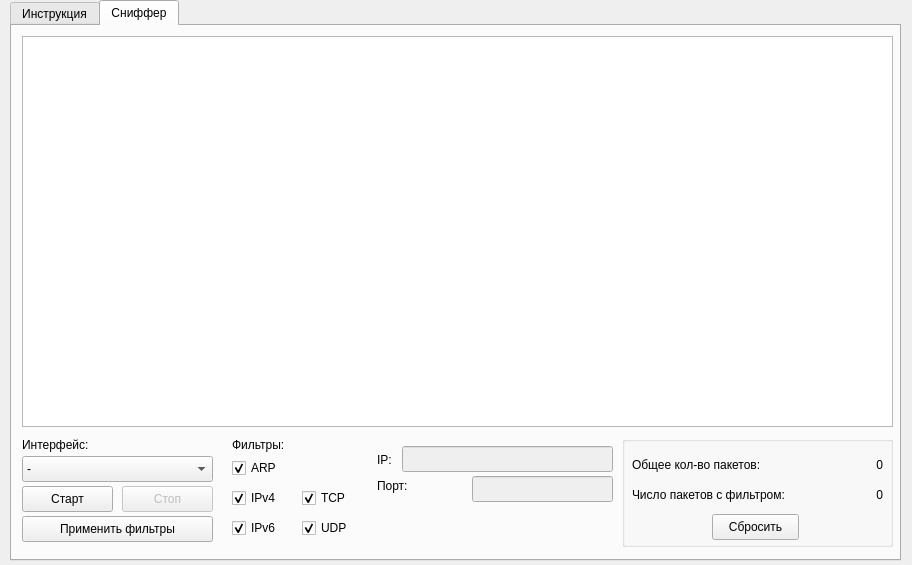
<?xml version="1.0" encoding="UTF-8"?>
<ui version="4.0">
 <class>Widget</class>
 <widget class="QWidget" name="Widget">
  <property name="geometry">
   <rect>
    <x>0</x>
    <y>0</y>
    <width>912</width>
    <height>565</height>
   </rect>
  </property>
  <property name="windowTitle">
   <string>Widget</string>
  </property>
  <widget class="QTabWidget" name="tabWidget">
   <property name="geometry">
    <rect>
     <x>10</x>
     <y>0</y>
     <width>891</width>
     <height>561</height>
    </rect>
   </property>
   <property name="currentIndex">
    <number>1</number>
   </property>
   <widget class="QWidget" name="settings_tab">
    <attribute name="title">
     <string>Инструкция</string>
    </attribute>
   </widget>
   <widget class="QWidget" name="tab">
    <attribute name="title">
     <string>Сниффер</string>
    </attribute>
    <widget class="QPlainTextEdit" name="logTable">
     <property name="enabled">
      <bool>true</bool>
     </property>
     <property name="geometry">
      <rect>
       <x>10</x>
       <y>10</y>
       <width>871</width>
       <height>391</height>
      </rect>
     </property>
     <property name="readOnly">
      <bool>true</bool>
     </property>
    </widget>
    <widget class="QComboBox" name="interface_choose">
     <property name="geometry">
      <rect>
       <x>10</x>
       <y>430</y>
       <width>191</width>
       <height>26</height>
      </rect>
     </property>
     <item>
      <property name="text">
       <string>-</string>
      </property>
     </item>
    </widget>
    <widget class="QLabel" name="label">
     <property name="geometry">
      <rect>
       <x>10</x>
       <y>410</y>
       <width>121</width>
       <height>18</height>
      </rect>
     </property>
     <property name="text">
      <string>Интерфейс:</string>
     </property>
    </widget>
    <widget class="QPushButton" name="startButton">
     <property name="geometry">
      <rect>
       <x>10</x>
       <y>460</y>
       <width>91</width>
       <height>26</height>
      </rect>
     </property>
     <property name="text">
      <string>Старт</string>
     </property>
    </widget>
    <widget class="QPushButton" name="stopButton">
     <property name="enabled">
      <bool>false</bool>
     </property>
     <property name="geometry">
      <rect>
       <x>110</x>
       <y>460</y>
       <width>91</width>
       <height>26</height>
      </rect>
     </property>
     <property name="text">
      <string>Стоп</string>
     </property>
     <property name="checkable">
      <bool>false</bool>
     </property>
    </widget>
    <widget class="QCheckBox" name="ARP_box">
     <property name="geometry">
      <rect>
       <x>220</x>
       <y>430</y>
       <width>92</width>
       <height>24</height>
      </rect>
     </property>
     <property name="text">
      <string>ARP</string>
     </property>
     <property name="checked">
      <bool>true</bool>
     </property>
    </widget>
    <widget class="QCheckBox" name="IPv4_box">
     <property name="geometry">
      <rect>
       <x>220</x>
       <y>460</y>
       <width>92</width>
       <height>24</height>
      </rect>
     </property>
     <property name="text">
      <string>IPv4</string>
     </property>
     <property name="checked">
      <bool>true</bool>
     </property>
    </widget>
    <widget class="QCheckBox" name="IPv6_box">
     <property name="geometry">
      <rect>
       <x>220</x>
       <y>490</y>
       <width>92</width>
       <height>24</height>
      </rect>
     </property>
     <property name="text">
      <string>IPv6</string>
     </property>
     <property name="checked">
      <bool>true</bool>
     </property>
    </widget>
    <widget class="QCheckBox" name="TCP_box">
     <property name="geometry">
      <rect>
       <x>290</x>
       <y>460</y>
       <width>92</width>
       <height>24</height>
      </rect>
     </property>
     <property name="text">
      <string>TCP</string>
     </property>
     <property name="checked">
      <bool>true</bool>
     </property>
    </widget>
    <widget class="QCheckBox" name="UDP_box">
     <property name="geometry">
      <rect>
       <x>290</x>
       <y>490</y>
       <width>92</width>
       <height>24</height>
      </rect>
     </property>
     <property name="text">
      <string>UDP</string>
     </property>
     <property name="checked">
      <bool>true</bool>
     </property>
    </widget>
    <widget class="QLineEdit" name="IP_LineEdit">
     <property name="enabled">
      <bool>false</bool>
     </property>
     <property name="geometry">
      <rect>
       <x>390</x>
       <y>420</y>
       <width>211</width>
       <height>26</height>
      </rect>
     </property>
    </widget>
    <widget class="QLabel" name="label_2">
     <property name="geometry">
      <rect>
       <x>220</x>
       <y>410</y>
       <width>121</width>
       <height>18</height>
      </rect>
     </property>
     <property name="text">
      <string>Фильтры:</string>
     </property>
    </widget>
    <widget class="QLineEdit" name="Port_LineEdit">
     <property name="enabled">
      <bool>false</bool>
     </property>
     <property name="geometry">
      <rect>
       <x>460</x>
       <y>450</y>
       <width>141</width>
       <height>26</height>
      </rect>
     </property>
    </widget>
    <widget class="QLabel" name="label_3">
     <property name="geometry">
      <rect>
       <x>365</x>
       <y>425</y>
       <width>31</width>
       <height>18</height>
      </rect>
     </property>
     <property name="text">
      <string>IP:</string>
     </property>
    </widget>
    <widget class="QLabel" name="label_4">
     <property name="geometry">
      <rect>
       <x>365</x>
       <y>450</y>
       <width>41</width>
       <height>20</height>
      </rect>
     </property>
     <property name="text">
      <string>Порт:</string>
     </property>
    </widget>
    <widget class="QPushButton" name="filters_Button">
     <property name="geometry">
      <rect>
       <x>10</x>
       <y>490</y>
       <width>191</width>
       <height>26</height>
      </rect>
     </property>
     <property name="text">
      <string>Применить фильтры</string>
     </property>
    </widget>
    <widget class="QGroupBox" name="groupBox">
     <property name="geometry">
      <rect>
       <x>610</x>
       <y>410</y>
       <width>271</width>
       <height>111</height>
      </rect>
     </property>
     <property name="title">
      <string/>
     </property>
     <widget class="QLabel" name="label_5">
      <property name="geometry">
       <rect>
        <x>10</x>
        <y>20</y>
        <width>161</width>
        <height>18</height>
       </rect>
      </property>
      <property name="text">
       <string>Общее кол-во пакетов:</string>
      </property>
     </widget>
     <widget class="QLabel" name="label_6">
      <property name="geometry">
       <rect>
        <x>10</x>
        <y>50</y>
        <width>191</width>
        <height>18</height>
       </rect>
      </property>
      <property name="text">
       <string>Число пакетов с фильтром:</string>
      </property>
     </widget>
     <widget class="QPushButton" name="resetinfo_Button">
      <property name="geometry">
       <rect>
        <x>90</x>
        <y>78</y>
        <width>87</width>
        <height>26</height>
       </rect>
      </property>
      <property name="text">
       <string>Сбросить</string>
      </property>
     </widget>
     <widget class="QLabel" name="packet_count_label">
      <property name="geometry">
       <rect>
        <x>180</x>
        <y>20</y>
        <width>81</width>
        <height>18</height>
       </rect>
      </property>
      <property name="layoutDirection">
       <enum>Qt::LeftToRight</enum>
      </property>
      <property name="text">
       <string>0</string>
      </property>
      <property name="alignment">
       <set>Qt::AlignRight|Qt::AlignTrailing|Qt::AlignVCenter</set>
      </property>
     </widget>
     <widget class="QLabel" name="filter_packet_count_label">
      <property name="geometry">
       <rect>
        <x>210</x>
        <y>50</y>
        <width>51</width>
        <height>18</height>
       </rect>
      </property>
      <property name="text">
       <string>0</string>
      </property>
      <property name="alignment">
       <set>Qt::AlignRight|Qt::AlignTrailing|Qt::AlignVCenter</set>
      </property>
     </widget>
    </widget>
   </widget>
  </widget>
 </widget>
 <resources/>
 <connections/>
</ui>
